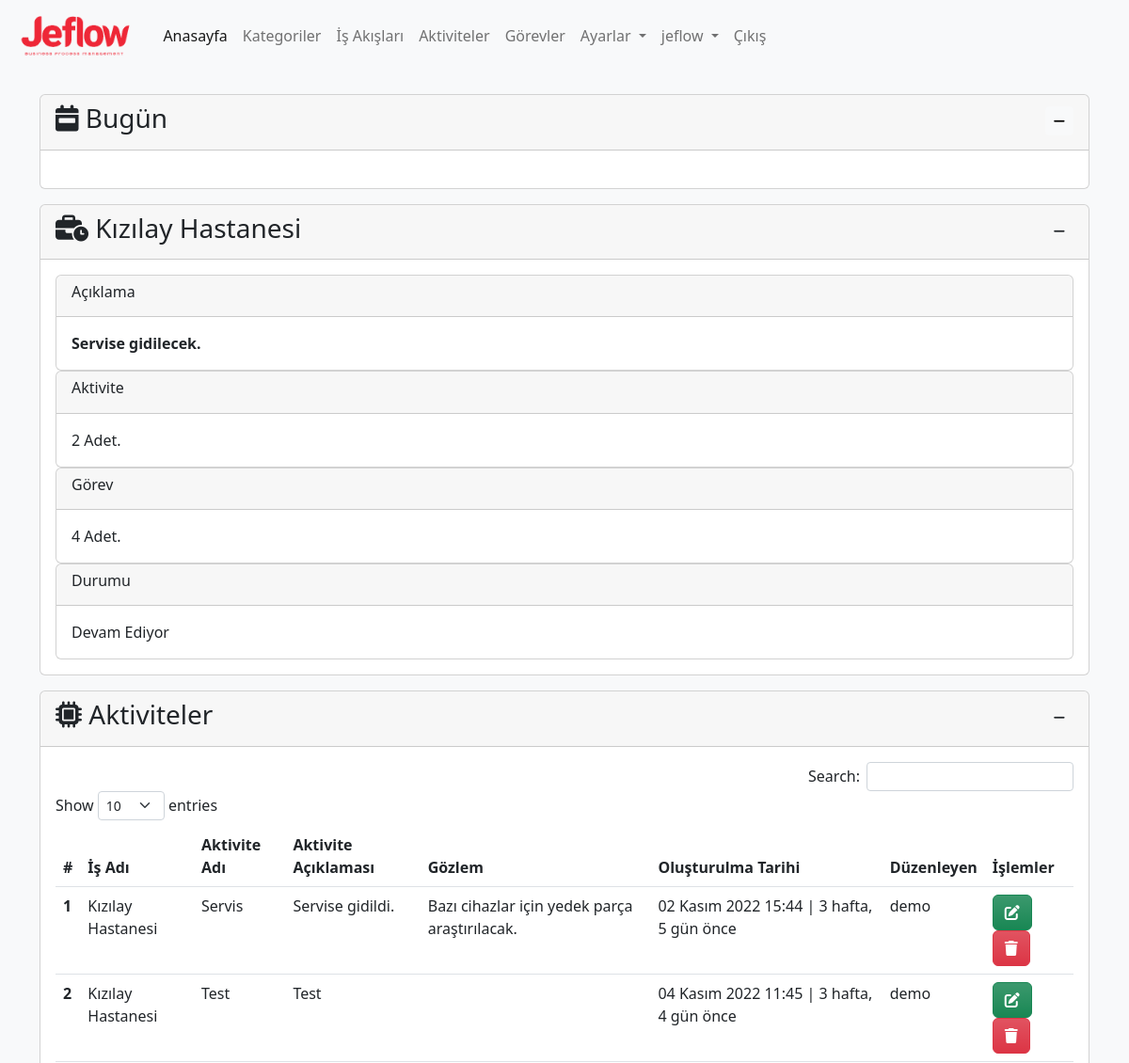
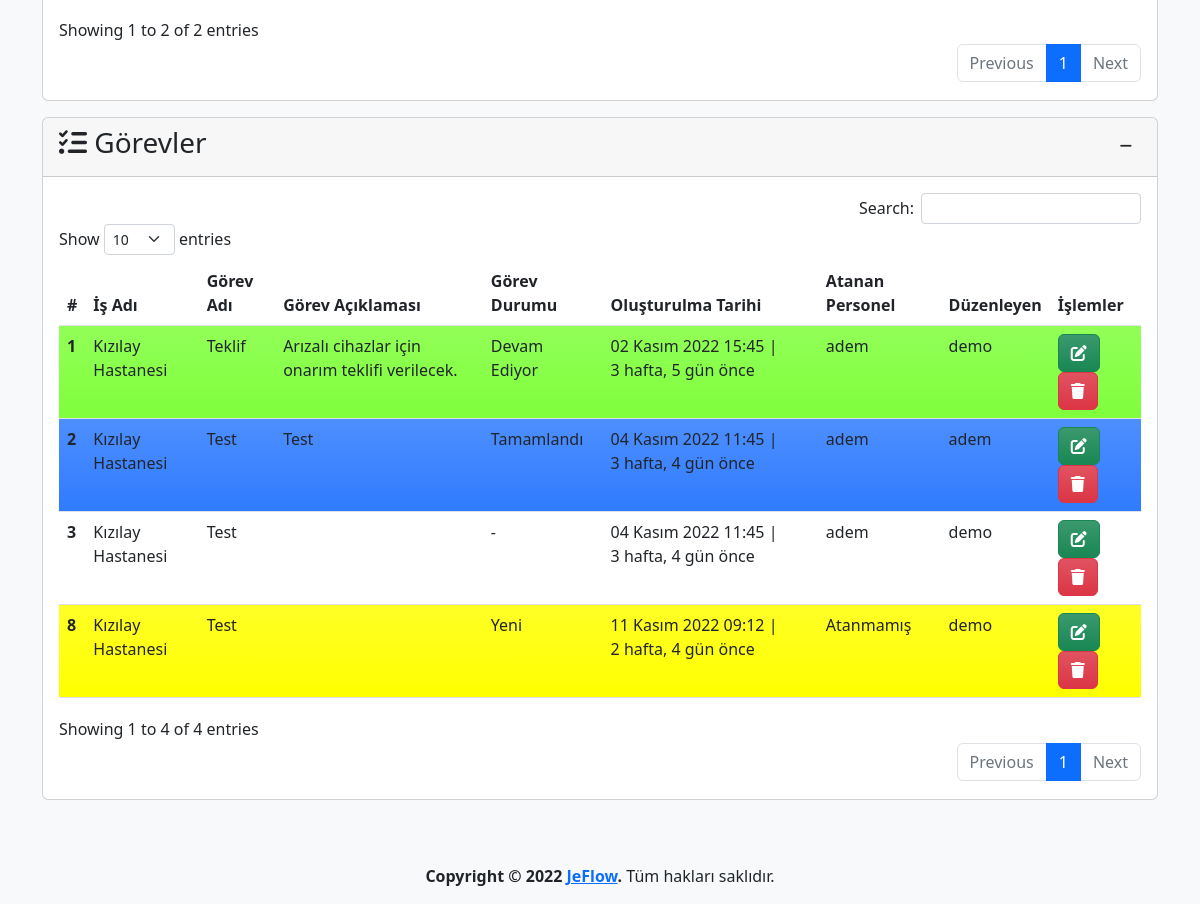
The app's page /process/1/detail (signed in), older data (2 pictures, top to bottom).
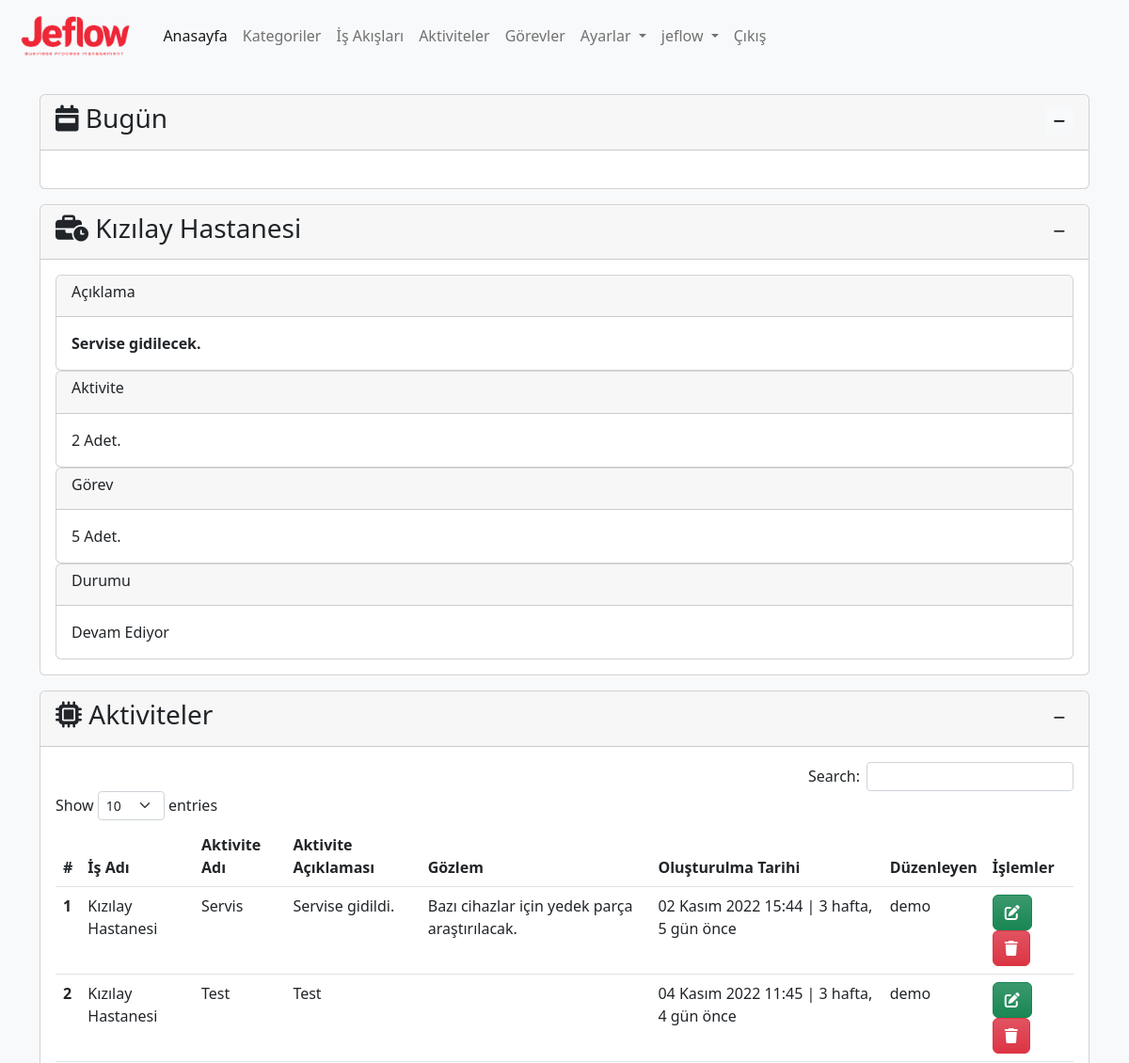
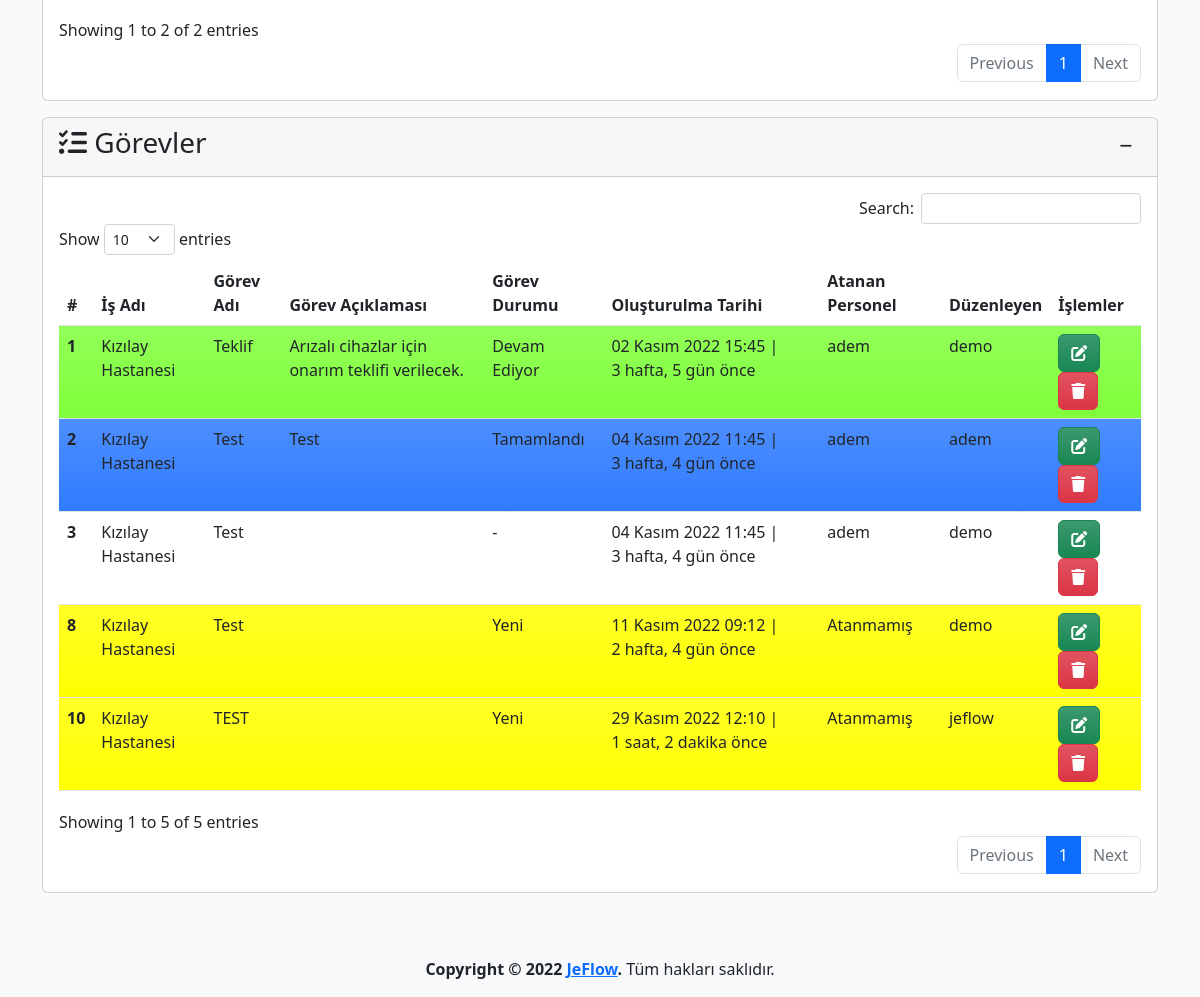
The same page, newer data (2 pictures, top to bottom).
### app/models.py (models this page shows, shortened)
class Process(models.Model):
    category=models.ForeignKey(Category,on_delete=models.CASCADE,verbose_name='Kategori')
    name=models.CharField(max_length=500,verbose_name='İş Akış Adı')
    description=models.TextField(verbose_name='İş Akış Açıklaması', blank=True, null=True)
    state=models.ForeignKey(State, on_delete=models.SET_NULL,verbose_name='Durum', blank=True, null=True)
    created_date=models.DateTimeField(auto_now_add=True, verbose_name='Oluşturulma Tarihi')
    user=models.ForeignKey(User,on_delete=models.CASCADE,verbose_name='Kullanıcı', blank=True, null=True)
    def __str__(self):
        return self.name # + ' - ' + self.created_date.strftime("%d.%m.%Y, %H:%M:%S")
    def activity_count(self):
        activities=Activity.objects.all().filter(process=self)
        return activities.count()
    def task_count(self):
        tasks=Task.objects.all().filter(process=self)
        return tasks.count()
    class Meta:
        verbose_name='İş Akışı'
        verbose_name_plural='İş Akışları'

class Activity(models.Model):
    process=models.ForeignKey(Process,on_delete=models.CASCADE,verbose_name='İş Adı')
    name=models.CharField(max_length=500,verbose_name='Aktivite Adı')
    description=models.TextField(verbose_name='Aktivite Açıklaması', blank=True,null=True)
    observation=models.TextField(verbose_name='Gözlem', blank=True,null=True)
    created_date=models.DateTimeField(auto_now_add=True, verbose_name='Oluşturulma Tarihi')
    user=models.ForeignKey(User,on_delete=models.CASCADE,verbose_name='Kullanıcı', blank=True, null=True)
    class Meta:
        verbose_name='Aktive'
        verbose_name_plural='Aktiviteler'

class Task(models.Model):
    process=models.ForeignKey(Process,on_delete=models.CASCADE,verbose_name='İş Adı')
    name=models.CharField(max_length=500,verbose_name='Görev Adı')
    description=models.TextField(verbose_name='Görev Açıklaması', blank=True, null=True)
    state=models.ForeignKey(State, on_delete=models.SET_NULL,verbose_name='Durum', blank=True, null=True)
    assigned_user=models.ForeignKey(User,on_delete=models.SET_NULL,related_name='assigned_user',verbose_name='Atanan Personel', blank=True, null=True)
    created_date=models.DateTimeField(auto_now_add=True, verbose_name='Oluşturulma Tarihi')
    user=models.ForeignKey(User,on_delete=models.CASCADE,verbose_name='Kullanıcı', blank=True, null=True)
    class Meta:
        verbose_name='Görev'
        verbose_name_plural='Görevler'

class State(models.Model):
    name=models.CharField(max_length=100,verbose_name='Durum')
    description=models.TextField(verbose_name='Açıklama', blank=True, null=True)
    color=ColorField(default='#FFFFFF',verbose_name='Renk')
    created_date=models.DateTimeField(auto_now_add=True, verbose_name='Oluşturulma Tarihi', blank=True, null=True)
    user=models.ForeignKey(User,on_delete=models.PROTECT,verbose_name='Kullanıcı', blank=True, null=True)
    def __str__(self):
        return self.name
    class Meta:
        verbose_name='Durum'
        verbose_name_plural='Durumlar'

### app/views.py (the view)
@login_required(login_url='/user/login/')
def process_detail(request,process_id):
    process=get_object_or_404(Process,pk=process_id)
    activities=Activity.objects.all().filter(process=process)
    tasks=Task.objects.all().filter(process=process)
    context={
        'process':process,
        'activities':activities,
        'tasks':tasks,
    }
    return render(request,'app/process_detail.html',context)

### templates/app/process_detail.html (shortened to what the changed rows need)
{% extends 'layout.html' %}
{% load humanize %}
{% block content %}
{% load crispy_forms_tags %}
<div class="row mt-3">
    <div class="col-md-12">
        <div class="card">
            <div class="card-header">
                <h3 class="card-title">
                    <i class="fa-solid fa-business-time"></i>
                    {{ process.name }}
                    <div class="float-end">
                    </div>
                </h3>
            </div>
            <div class="collapse show" id="collapseProcess">
                <div class="card-body">
                    <div class="card">
                        <div class="card-body">
                            {% if process.description %}
                            {{ process.description | safe }}
                            {% else %}
                            Bulunamadı.
                            {% endif %}
                        </div>
                    </div>
                    <div class="card">
                        <div class="card-header">
                            <h6 class="card-title">Aktivite</h6>
                        </div>
                        <div class="card-body">
                            {% if process.activity_count > 0 %}
                            {{ process.activity_count }} Adet.
                            {% else %}
                            Bulunamadı.
                            {% endif %}
                        </div>
                    </div>
                    <div class="card">
                        <div class="card-header">
                            <h6 class="card-title">Görev</h6>
                        </div>
                        <div class="card-body">
                            {% if process.task_count > 0 %}
                            {{ process.task_count }} Adet.
                            {% else %}
                            Bulunamadı.
                            {% endif %}
                        </div>
                    </div>
                    <div class="card">
                        <div class="card-header">
                            <h6 class="card-title">Durumu</h6>
                        </div>
                        <div class="card-body">
                            {{ process.state }}
                        </div>
                    </div>
                </div>
            </div>
        </div>
    </div>
</div>
<div class="row mt-3">
    <div class="col-md-12">
        <div class="card">
            <div class="collapse show" id="collapseActivity">
                <div class="card-body">
                    {% if activities %}
                    <table id="activity" class="table table-hover">
                        <thead>
                            <tr>
                                <th scope="col">#</th>
                                <th scope="col">İş Adı</th>
                                <th scope="col">Aktivite Adı</th>
                                <th scope="col">Aktivite Açıklaması</th>
                                <th scope="col">Gözlem</th>
                                <th scope="col">Oluşturulma Tarihi</th>
                                <th scope="col">Düzenleyen</th>
                                <th scope="col">İşlemler</th>
                            </tr>
                        </thead>
                        <tbody>
                            {% for activity in activities %}
                            <tr>
                                <th scope="row">{{ activity.id }}</th>
                                <td>{{ activity.process }}</td>
                                <td>{{ activity.name }}</td>
                                <td>{{ activity.description | safe }}</td>
                                <td>{{ activity.observation }}</td>
                                <td>{{ activity.created_date }} | {{ activity.created_date | timesince}} önce</td>
                                <td>{{ activity.user }}</td>
                                <td>
                                    <a class="btn btn-success bg-gradient"
                                        href="{% url 'activity_update' activity.id %}" data-bs-toggle="popover"
                                        data-bs-trigger="hover" data-bs-title="Düzenle"
                                        data-bs-content="Seçili satırdaki kaydı düzenler.">
                                        <i class="fa-solid fa-pen-to-square"></i>
                                    </a>
                                    <a class="btn btn-danger bg-gradient" href="{% url 'activity_delete' activity.id %}"
                                        data-bs-toggle="popover" data-bs-trigger="hover" data-bs-title="Sil"
                                        data-bs-content="Seçili satırdaki kaydı siler.">
                                        <i class="fa-solid fa-trash"></i>
                                    </a>
                                </td>
                            </tr>
                            {% endfor %}
                        </tbody>
                    </table>
                    {% else %}
                    <div class="alert alert-warning">
                        <p>Aktivite bulunamadı.</p>
                    </div>
                    {% endif %}
                </div>
            </div>
        </div>
    </div>
</div>
<div class="row mt-3">
    <div class="col-md-12">
        <div class="card">
            <div class="collapse show" id="collapseTask">
                <div class="card-body">
                    {% if tasks %}
                    <table id="task" class="table table-hover">
                        <thead>
                            <tr>
                                <th scope="col">#</th>
                                <th scope="col">İş Adı</th>
                                <th scope="col">Görev Adı</th>
                                <th scope="col">Görev Açıklaması</th>
                                <th scope="col">Görev Durumu</th>
                                <th scope="col">Oluşturulma Tarihi</th>
                                <th scope="col">Atanan Personel</th>
                                <th scope="col">Düzenleyen</th>
                                <th scope="col">İşlemler</th>
                            </tr>
                        </thead>
                        <tbody>
                            {% for task in tasks %}
                            <tr class="bg-gradient" style="background-color: {{ task.state.color }}">
                                <th scope="row">{{ task.id }}</th>
                                <td>{{ task.process }}</td>
                                <td>{{ task.name }}</td>
                                <td>{{ task.description | safe }}</td>
                                <td>
                                    {% if task.state is not None %}
                                    {{task.state}}
                                    {% else %}
                                    -
                                    {% endif %}
                                </td>
                                <td>{{ task.created_date }} | {{ task.created_date | timesince}} önce</td>
                                <td>
                                    {% if task.assigned_user is not None%}
                                    {{ task.assigned_user }}
                                    {% else %}
                                    Atanmamış
                                    {% endif %}
                                </td>
                                <td>{{ task.user }}</td>
                                <td>
                                    <a class="btn btn-success bg-gradient" href="{% url 'task_update' task.id %}"
                                        data-bs-toggle="popover" data-bs-trigger="hover" data-bs-title="Düzenle"
                                        data-bs-content="Seçili satırdaki kaydı düzenler.">
                                        <i class="fa-solid fa-pen-to-square"></i>
                                    </a>
                                    <a class="btn btn-danger bg-gradient" href="{% url 'task_delete' task.id %}"
                                        data-bs-toggle="popover" data-bs-trigger="hover" data-bs-title="Sil"
                                        data-bs-content="Seçili satırdaki kaydı siler.">
                                        <i class="fa-solid fa-trash"></i>
                                    </a>
                                </td>
                            </tr>
                            {% endfor %}
                        </tbody>
                    </table>
                    {% else %}
                    <div class="alert alert-warning">
                        <p>Görev bulunamadı.</p>
                    </div>
                    {% endif %}
                </div>
            </div>
        </div>
    </div>
</div>
{% endblock %}

Row changes from the older to the newer data that the page shows:
computed for Process "Kızılay Hastanesi": task_count "4" → "5"
added Task: id "10", process "Kızılay Hastanesi", name "TEST", state "Yeni", created_date "29 Kasım 2022 12:10", created_date "1 saat, 2 dakika", shows "Atanmamış", user "jeflow"
Text that changed along with them:
text written by a page script: "Search: Show entries Showing 1 to 4 of 4 entries Previous 1 Next" → "Search: Show entries Showing 1 to 5 of 5 entries Previous 1 Next"
